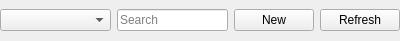
<?xml version="1.0" encoding="UTF-8"?>
<ui version="4.0">
 <class>PatientComboBox</class>
 <widget class="QWidget" name="PatientComboBox">
  <property name="geometry">
   <rect>
    <x>0</x>
    <y>0</y>
    <width>400</width>
    <height>41</height>
   </rect>
  </property>
  <property name="sizePolicy">
   <sizepolicy hsizetype="Fixed" vsizetype="Fixed">
    <horstretch>0</horstretch>
    <verstretch>0</verstretch>
   </sizepolicy>
  </property>
  <property name="windowTitle">
   <string>Form</string>
  </property>
  <layout class="QGridLayout" name="gridLayout">
   <property name="leftMargin">
    <number>0</number>
   </property>
   <property name="topMargin">
    <number>0</number>
   </property>
   <property name="rightMargin">
    <number>0</number>
   </property>
   <property name="bottomMargin">
    <number>0</number>
   </property>
   <item row="0" column="1">
    <widget class="QLineEdit" name="lineEdit">
     <property name="sizePolicy">
      <sizepolicy hsizetype="Minimum" vsizetype="Fixed">
       <horstretch>0</horstretch>
       <verstretch>0</verstretch>
      </sizepolicy>
     </property>
     <property name="placeholderText">
      <string>Search</string>
     </property>
     <property name="clearButtonEnabled">
      <bool>true</bool>
     </property>
    </widget>
   </item>
   <item row="0" column="3">
    <widget class="QPushButton" name="refreshButton">
     <property name="sizePolicy">
      <sizepolicy hsizetype="Fixed" vsizetype="Fixed">
       <horstretch>0</horstretch>
       <verstretch>0</verstretch>
      </sizepolicy>
     </property>
     <property name="text">
      <string>Refresh</string>
     </property>
    </widget>
   </item>
   <item row="0" column="0">
    <widget class="QComboBox" name="comboBox"/>
   </item>
   <item row="0" column="2">
    <widget class="QPushButton" name="newButton">
     <property name="sizePolicy">
      <sizepolicy hsizetype="Fixed" vsizetype="Fixed">
       <horstretch>0</horstretch>
       <verstretch>0</verstretch>
      </sizepolicy>
     </property>
     <property name="text">
      <string>New</string>
     </property>
    </widget>
   </item>
  </layout>
 </widget>
 <resources/>
 <connections/>
</ui>
